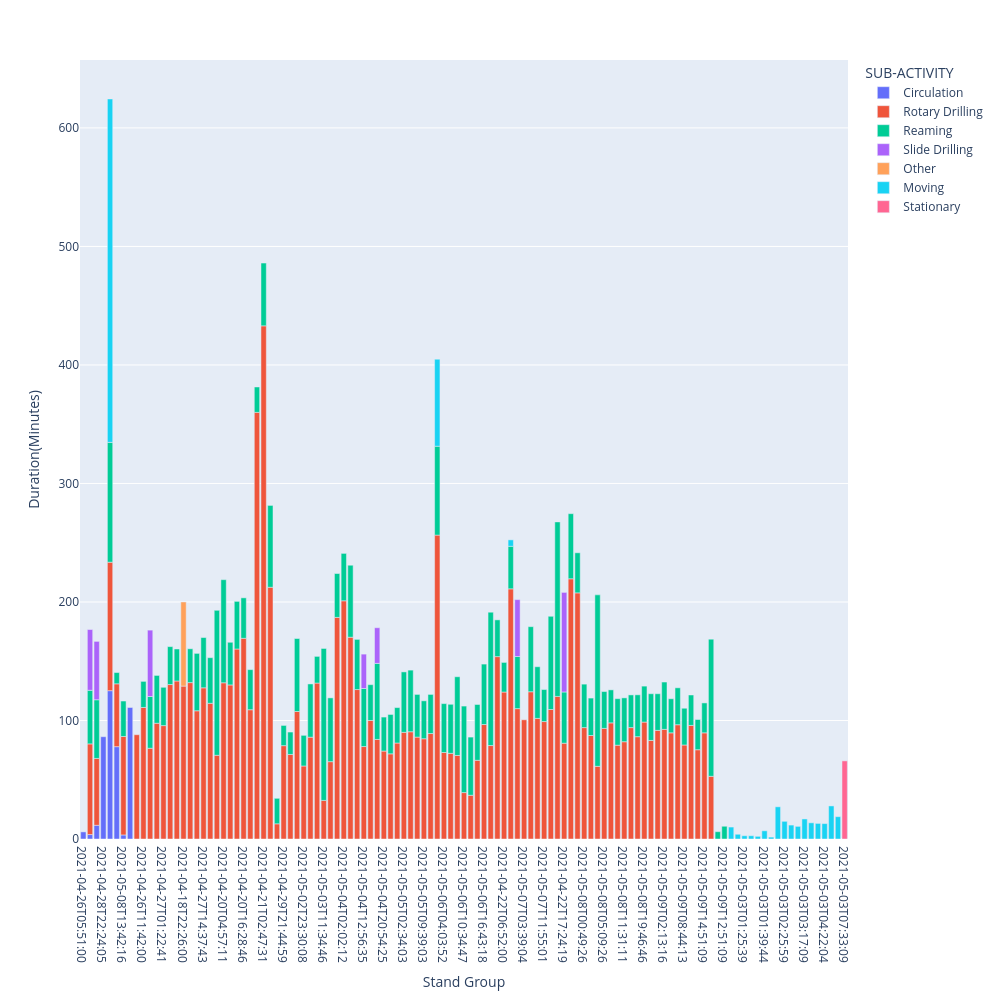

This figure's notebook cell:
### Code cell
StandTimeBreakdown_DF = Data_Temp.groupby(['Stand Group','SUB-ACTIVITY']).agg({
            'Start Time':'first', 
            'ACTIVITY':'first', 
            'Duration (Minutes)':'sum',
            'Rotate Drilling Time (Minutes)':'sum', 
            'Slide Drilling Time (Minutes)':'sum',
            'Reaming Time (Minutes)':'sum',
            'Connection Time (Minutes)':'sum',
            }
        ).reset_index()
# StandTimeBreakdown_DF = StandTimeBreakdown_DF.loc[~(StandTimeBreakdown_DF[['Rotate Drilling Time (Minutes)','Slide Drilling Time (Minutes)','Reaming Time (Minutes)']]==0).all(axis=1)]
StandTimeBreakdown_DF

idx_logic_activity = StandTimeBreakdown_DF["ACTIVITY"].isin(["DRILLING FORMATION", 
                                            'CIRCULATE HOLE CLEANING',
                                            'CONNECTION',
                                            'DRILL OUT CEMENT',
                                        ])
StandTimeBreakdown_DF= StandTimeBreakdown_DF[idx_logic_activity]
# tes = 
StandTimeBreakdown_DF = StandTimeBreakdown_DF.join(StandTimeBreakdown_DF.groupby(['Stand Group']).agg({'Start Time':'first'}), on='Stand Group', rsuffix='_used')
# display(tes)
display(StandTimeBreakdown_DF)

figStandTimeBreakdown = px.bar(StandTimeBreakdown_DF, x='Start Time_used', y=['Duration (Minutes)'],color='SUB-ACTIVITY', width=1000, height=1000)
# figStandTimeBreakdown = px.bar(SummaryActivity_DF.dropna(subset=['Stand Group_Pred', "Duration(minutes)"]), x='Stand Group_Pred', y="Duration(minutes)", color="LABEL_SubActivity", width=1000, height=1000)
figStandTimeBreakdown.update_xaxes(type='category')
figStandTimeBreakdown.update_layout(
                # title="Title",
                xaxis=dict(
                    title="Stand Group"
                ),
                yaxis=dict(
                    title="Duration(Minutes)"
                ) )

### Figure 1 — Plotly figure (JSON) as saved in the notebook; plotly's stock layout.template omitted (floating-point values rounded to 4 significant figures)
{"data": [{"alignmentgroup": "True", "hovertemplate": "SUB-ACTIVITY=Circulation<br>Start Time_used=%{x}<br>value=%{y}<extra></extra>", "legendgroup": "Circulation", "marker": {"color": "#636efa", "pattern": {"shape": ""}}, "name": "Circulation", "offsetgroup": "Circulation", "orientation": "v", "showlegend": true, "textposition": "auto", "type": "bar", "x": ["2021-04-26T05:51:00", "2021-04-26T17:21:20", "2021-04-26T20:19:55", "2021-04-28T22:24:05", "2021-04-30T11:36:50", "2021-05-03T17:56:07", "2021-05-08T13:42:16", "2021-05-09T22:00:02"], "xaxis": "x", "y": [6.0, 3.75, 11.58, 86.32, 125.2, 77.92, 3.417, 111.0], "yaxis": "y"}, {"alignmentgroup": "True", "hovertemplate": "SUB-ACTIVITY=Rotary Drilling<br>Start Time_used=%{x}<br>value=%{y}<extra></extra>", "legendgroup": "Rotary Drilling", "marker": {"color": "#EF553B", "pattern": {"shape": ""}}, "name": "Rotary Drilling", "offsetgroup": "Rotary Drilling", "orientation": "v", "showlegend": true, "textposition": "auto", "type": "bar", "x": ["2021-04-26T07:40:00", "2021-04-26T11:42:00", "2021-04-26T14:02:00", "2021-04-26T17:21:20", "2021-04-26T20:19:55", "2021-04-26T22:56:40", "2021-04-27T01:22:41", "2021-04-27T03:37:01", "2021-04-27T06:24:41", "2021-04-18T22:26:00", "2021-04-27T09:09:42", "2021-04-27T11:57:23", "2021-04-27T14:37:43", "2021-04-27T17:31:13", "2021-04-27T20:08:33", "2021-04-20T04:57:11", "2021-04-20T08:42:00", "2021-04-20T12:20:00", "2021-04-20T16:28:46", "2021-04-16T21:35:50", "2021-04-20T20:21:06", "2021-04-21T02:47:31", "2021-04-21T11:52:31", "2021-04-29T21:04:04", "2021-04-29T21:44:59", "2021-04-29T23:25:19", "2021-04-30T11:36:50", "2021-04-17T00:12:05", "2021-05-02T23:30:08", "2021-05-03T05:11:49", "2021-05-03T08:55:49", "2021-05-03T11:34:46", "2021-05-03T17:56:07", "2021-05-03T20:10:32", "2021-05-03T22:14:12", "2021-05-04T02:02:12", "2021-05-04T06:08:12", "2021-05-04T10:04:09", "2021-05-04T12:56:35", "2021-05-04T15:37:35", "2021-05-04T17:50:49", "2021-05-04T20:54:25", "2021-05-04T22:42:28", "2021-05-05T00:37:10", "2021-05-05T02:34:03", "2021-05-05T05:03:03", "2021-05-05T07:30:33", "2021-05-05T09:39:03", "2021-05-05T11:40:39", "2021-04-17T03:10:00", "2021-05-06T04:03:52", "2021-05-06T06:03:57", "2021-05-06T08:13:32", "2021-05-06T10:34:47", "2021-05-06T13:53:08", "2021-05-06T14:46:28", "2021-05-06T16:43:18", "2021-05-06T19:15:54", "2021-04-22T03:37:06", "2021-04-22T06:52:00", "2021-04-17T14:07:00", "2021-04-22T09:26:00", "2021-05-07T03:39:04", "2021-05-07T06:18:29", "2021-05-07T09:25:59", "2021-05-07T11:55:01", "2021-05-07T14:05:13", "2021-04-22T12:53:00", "2021-04-22T17:24:19", "2021-04-22T20:57:54", "2021-04-23T01:38:44", "2021-05-08T00:49:26", "2021-05-08T03:04:46", "2021-04-23T05:44:00", "2021-05-08T05:09:26", "2021-05-08T07:18:06", "2021-05-08T09:28:16", "2021-05-08T11:31:11", "2021-05-08T13:42:16", "2021-05-08T15:36:16", "2021-05-08T17:41:11", "2021-05-08T19:46:46", "2021-05-08T21:59:31", "2021-05-09T00:05:41", "2021-05-09T02:13:16", "2021-05-09T04:29:58", "2021-05-09T06:31:58", "2021-05-09T08:44:13", "2021-05-09T10:38:38", "2021-05-09T13:06:34", "2021-05-09T14:51:09", "2021-05-09T16:49:34"], "xaxis": "x", "y": [88.0, 111.0, 76.58, 76.5, 56.42, 97.68, 95.67, 130.3, 133.3, 129.0, 132.0, 108.2, 127.6, 114.5, 70.67, 131.8, 130.0, 160.3, 169.3, 109.1, 360, 433.0, 212.4, 12.82, 78.75, 71.33, 108.4, 107.6, 61.62, 85.92, 131.6, 32.57, 53.03, 65.25, 187.0, 201.0, 170.3, 126.1, 78.0, 100.0, 84.02, 74.22, 71.87, 81.0, 90, 90.5, 86.0, 84.6, 89.0, 256.4, 73.0, 72.28, 70.5, 39.17, 36.92, 66.42, 96.6, 78.85, 153.9, 124.0, 211.1, 110.0, 100.6, 124.3, 101.8, 99.08, 109.3, 120.3, 80.83, 219.6, 207.7, 94.0, 87.33, 61.33, 93.33, 98.0, 79.17, 82.08, 83.08, 94.0, 86.33, 98.67, 83.17, 91.67, 92.52, 89.58, 96.42, 79.33, 95.85, 75.33, 89.58, 52.92], "yaxis": "y"}, {"alignmentgroup": "True", "hovertemplate": "SUB-ACTIVITY=Reaming<br>Start Time_used=%{x}<br>value=%{y}<extra></extra>", "legendgroup": "Reaming", "marker": {"color": "#00cc96", "pattern": {"shape": ""}}, "name": "Reaming", "offsetgroup": "Reaming", "orientation": "v", "showlegend": true, "textposition": "auto", "type": "bar", "x": ["2021-04-26T11:42:00", "2021-04-26T14:02:00", "2021-04-26T17:21:20", "2021-04-26T20:19:55", "2021-04-26T22:56:40", "2021-04-27T01:22:41", "2021-04-27T03:37:01", "2021-04-27T06:24:41", "2021-04-27T09:09:42", "2021-04-27T11:57:23", "2021-04-27T14:37:43", "2021-04-27T17:31:13", "2021-04-27T20:08:33", "2021-04-20T04:57:11", "2021-04-20T08:42:00", "2021-04-20T12:20:00", "2021-04-20T16:28:46", "2021-04-16T21:35:50", "2021-04-20T20:21:06", "2021-04-21T02:47:31", "2021-04-21T11:52:31", "2021-04-29T21:04:04", "2021-04-29T21:44:59", "2021-04-29T23:25:19", "2021-04-30T11:36:50", "2021-04-17T00:12:05", "2021-05-02T23:30:08", "2021-05-03T05:11:49", "2021-05-03T08:55:49", "2021-05-03T11:34:46", "2021-05-03T17:56:07", "2021-05-03T20:10:32", "2021-05-03T22:14:12", "2021-05-04T02:02:12", "2021-05-04T06:08:12", "2021-05-04T10:04:09", "2021-05-04T12:56:35", "2021-05-04T15:37:35", "2021-05-04T17:50:49", "2021-05-04T20:54:25", "2021-05-04T22:42:28", "2021-05-05T00:37:10", "2021-05-05T02:34:03", "2021-05-05T05:03:03", "2021-05-05T07:30:33", "2021-05-05T09:39:03", "2021-05-05T11:40:39", "2021-04-17T03:10:00", "2021-05-06T04:03:52", "2021-05-06T06:03:57", "2021-05-06T08:13:32", "2021-05-06T10:34:47", "2021-05-06T13:53:08", "2021-05-06T14:46:28", "2021-05-06T16:43:18", "2021-05-06T19:15:54", "2021-04-22T03:37:06", "2021-04-22T06:52:00", "2021-04-17T14:07:00", "2021-04-22T09:26:00", "2021-05-07T06:18:29", "2021-05-07T09:25:59", "2021-05-07T11:55:01", "2021-05-07T14:05:13", "2021-04-22T12:53:00", "2021-04-22T17:24:19", "2021-04-22T20:57:54", "2021-04-23T01:38:44", "2021-05-08T00:49:26", "2021-05-08T03:04:46", "2021-04-23T05:44:00", "2021-05-08T05:09:26", "2021-05-08T07:18:06", "2021-05-08T09:28:16", "2021-05-08T11:31:11", "2021-05-08T13:42:16", "2021-05-08T15:36:16", "2021-05-08T17:41:11", "2021-05-08T19:46:46", "2021-05-08T21:59:31", "2021-05-09T00:05:41", "2021-05-09T02:13:16", "2021-05-09T04:29:58", "2021-05-09T06:31:58", "2021-05-09T08:44:13", "2021-05-09T10:38:38", "2021-05-09T12:42:04", "2021-05-09T12:51:09", "2021-05-09T13:06:34", "2021-05-09T14:51:09", "2021-05-09T16:49:34"], "xaxis": "x", "y": [22.0, 43.67, 45.25, 49.5, 40.33, 32.33, 32.0, 27.02, 28.55, 48.42, 42.4, 38.5, 122.3, 87.0, 36.0, 40.18, 34.17, 33.83, 21.42, 53.0, 69.07, 21.52, 17.08, 18.92, 101.1, 61.58, 25.85, 44.92, 22.5, 128.2, 9.5, 53.83, 37.0, 40.0, 60.75, 42.33, 49.0, 30.23, 64.17, 28.67, 33.22, 29.88, 51.0, 52.0, 36.0, 32.0, 33.0, 75.0, 41.25, 41.38, 66.42, 73.0, 49.08, 47.08, 51.0, 112.6, 31.0, 25.0, 35.92, 44.0, 54.92, 43.58, 27.03, 78.67, 147.3, 43.23, 54.92, 33.83, 36.67, 31.58, 144.7, 31.08, 27.83, 39.25, 37.0, 29.92, 27.58, 35.33, 30.33, 39.42, 30.92, 39.93, 28.75, 31.17, 31.0, 25.67, 6.167, 10.75, 25.5, 25.25, 115.7], "yaxis": "y"}, {"alignmentgroup": "True", "hovertemplate": "SUB-ACTIVITY=Slide Drilling<br>Start Time_used=%{x}<br>value=%{y}<extra></extra>", "legendgroup": "Slide Drilling", "marker": {"color": "#ab63fa", "pattern": {"shape": ""}}, "name": "Slide Drilling", "offsetgroup": "Slide Drilling", "orientation": "v", "showlegend": true, "textposition": "auto", "type": "bar", "x": ["2021-04-26T14:02:00", "2021-04-26T17:21:20", "2021-04-26T20:19:55", "2021-05-04T12:56:35", "2021-05-04T17:50:49", "2021-04-22T09:26:00", "2021-04-22T17:24:19"], "xaxis": "x", "y": [56.0, 51.25, 49.25, 29.0, 30.08, 48.0, 84.02], "yaxis": "y"}, {"alignmentgroup": "True", "hovertemplate": "SUB-ACTIVITY=Other<br>Start Time_used=%{x}<br>value=%{y}<extra></extra>", "legendgroup": "Other", "marker": {"color": "#FFA15A", "pattern": {"shape": ""}}, "name": "Other", "offsetgroup": "Other", "orientation": "v", "showlegend": true, "textposition": "auto", "type": "bar", "x": ["2021-04-18T22:26:00"], "xaxis": "x", "y": [71.0], "yaxis": "y"}, {"alignmentgroup": "True", "hovertemplate": "SUB-ACTIVITY=Moving<br>Start Time_used=%{x}<br>value=%{y}<extra></extra>", "legendgroup": "Moving", "marker": {"color": "#19d3f3", "pattern": {"shape": ""}}, "name": "Moving", "offsetgroup": "Moving", "orientation": "v", "showlegend": true, "textposition": "auto", "type": "bar", "x": ["2021-04-30T11:36:50", "2021-05-03T01:04:29", "2021-05-03T01:18:49", "2021-05-03T01:25:39", "2021-05-03T01:30:09", "2021-05-03T01:34:54", "2021-05-03T01:39:44", "2021-05-03T01:49:34", "2021-05-03T01:53:04", "2021-05-03T02:25:59", "2021-05-03T02:45:59", "2021-05-03T03:02:14", "2021-05-03T03:17:09", "2021-05-03T03:45:04", "2021-05-03T04:04:14", "2021-05-03T04:22:04", "2021-05-03T04:39:39", "2021-04-17T03:10:00", "2021-04-17T14:07:00", "2021-05-08T00:26:25"], "xaxis": "x", "y": [289.8, 10.08, 4.0, 2.75, 2.75, 2.25, 6.917, 1.583, 27.17, 14.92, 11.75, 10.67, 16.92, 13.67, 13.17, 13.0, 27.92, 73.42, 5.417, 18.85], "yaxis": "y"}, {"alignmentgroup": "True", "hovertemplate": "SUB-ACTIVITY=Stationary<br>Start Time_used=%{x}<br>value=%{y}<extra></extra>", "legendgroup": "Stationary", "marker": {"color": "#FF6692", "pattern": {"shape": ""}}, "name": "Stationary", "offsetgroup": "Stationary", "orientation": "v", "showlegend": true, "textposition": "auto", "type": "bar", "x": ["2021-05-03T07:33:09"], "xaxis": "x", "y": [65.92], "yaxis": "y"}], "layout": {"barmode": "relative", "height": 1000, "legend": {"title": {"text": "SUB-ACTIVITY"}, "tracegroupgap": 0}, "margin": {"t": 60}, "width": 1000, "xaxis": {"anchor": "y", "domain": [0, 1], "title": {"text": "Stand Group"}, "type": "category"}, "yaxis": {"anchor": "x", "domain": [0, 1], "title": {"text": "Duration(Minutes)"}}}}
